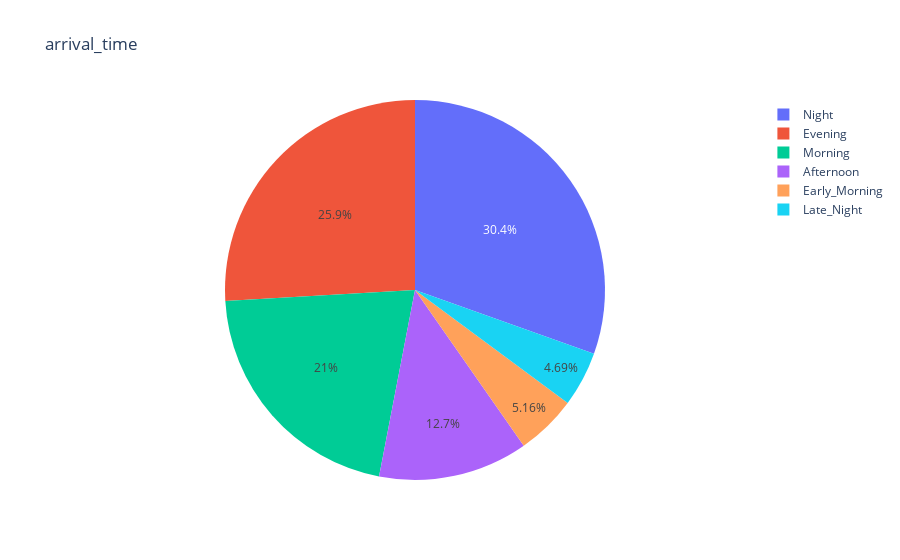

Notebook cell for this chart:
### Code cell
fig = px.pie(arrival_time_count, values='count', names='arrival_time',title='arrival_time')
fig.show()

### Figure 1 — Plotly figure (JSON) as saved in the notebook; plotly's stock layout.template omitted (floating-point values rounded to 4 significant figures)
{"data": [{"domain": {"x": [0, 1], "y": [0, 1]}, "hovertemplate": "arrival_time=%{label}<br>count=%{value}<extra></extra>", "labels": ["Night", "Evening", "Morning", "Afternoon", "Early_Morning", "Late_Night"], "legendgroup": "", "name": "", "showlegend": true, "type": "pie", "values": [90752, 77261, 62730, 37943, 15369, 13988]}], "layout": {"legend": {"tracegroupgap": 0}, "title": {"text": "arrival_time"}}}
